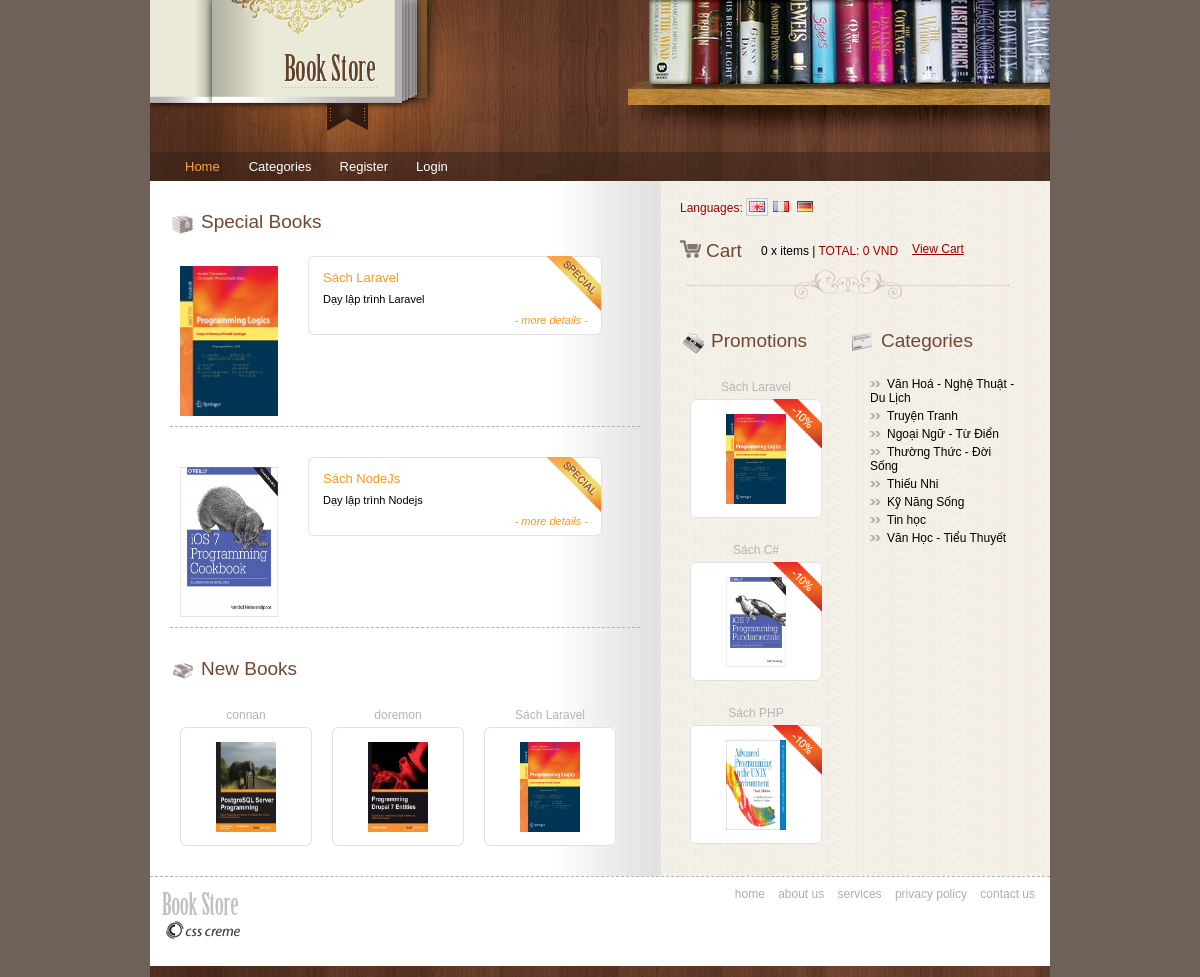
The page / on the database its author committed.
### tables this page shows
CREATE TABLE IF NOT EXISTS `book` (
  `id` int(11) NOT NULL AUTO_INCREMENT,
  `name` varchar(255) NOT NULL,
  `description` text,
  `price` decimal(10,0) NOT NULL,
  `special` tinyint(1) DEFAULT '0',
  `sale_off` int(3) DEFAULT '0',
  `picture` text,
  `created` date,
  `created_by` varchar(255) DEFAULT NULL,
  `modified` date,
  `modified_by` varchar(255) DEFAULT NULL,
  `status` tinyint(1) DEFAULT '0',
  `ordering` int(11) DEFAULT '10',
  `category_id` int(11) NOT NULL,
  PRIMARY KEY (`id`)
);

CREATE TABLE IF NOT EXISTS `category` (
  `id` int(11) NOT NULL AUTO_INCREMENT,
  `name` varchar(255) NOT NULL,
  `picture` text,
  `created` date,
  `created_by` varchar(255) DEFAULT NULL,
  `modified` date,
  `modified_by` varchar(255) DEFAULT NULL,
  `status` tinyint(1) DEFAULT '0',
  `ordering` int(11) DEFAULT '10',
  PRIMARY KEY (`id`)
);

### application/module/default/controllers/IndexController.php (called while the page is built, shortened)
<?php
    class IndexController extends Controller{
        public function indexAction()
        {
            $this->_view->_title = ' Book Store';
            $this->_view->SpecialsBooks = $this->_model->listItems($this->_arrParams, array('task' => 'books-special'));
            $this->_view->NewBooks = $this->_model->listItems($this->_arrParams, array('task' => 'books-new'));
            $this->_view->render('default','index/index');
        }
    }
?>

### index.php (called while the page is built, shortened)
<?php
require_once('libs/Boostrap.php');
require_once('libs/Controller.php');
require_once('libs/Model.php');
require_once('libs/Template.php');
require_once('libs/URL.php');
$boostrap = new Boostrap();

### libs/Template.php (called while the page is built, shortened)
<?php
    class Template{
        private $_fileConfig;
        private $_folderTemplate;
        private $_controller;
        public function __construct($controller)
        {
            $this->_controller = $controller;
        }
        public function load(){
             $fileConfig 	= $this->getFileConfig();
             $folderTemplate = $this->getFolderTemplate();
            $pathFileConfig	= TEMPLATE_PATH . $folderTemplate . $fileConfig;
            if(file_exists($pathFileConfig))
            {
                $arrConfig = parse_ini_file($pathFileConfig);
                $view = $this->_controller->_view;
                $view->_dirImg = TEMPLATE_URL . $this->_folderTemplate . $arrConfig['dirImg'];
            }
        }
        public function setFileConfig($value = 'template.ini'){
            $this->_fileConfig = $value;
        }
        public function getFileConfig(){
            return $this->_fileConfig;
        }
        public function setFolderTemplate($value = 'default/main/'){
            $this->_folderTemplate = $value;
        }
        public function getFolderTemplate(){
            return $this->_folderTemplate;
        }
    }
?>

### libs/Model.php (called while the page is built, shortened)
<?php
    class Model{
    protected $connect;
    protected $database;
    protected $resultQuery;
    public function __construct($params=null)
    {
        if($params==null)
        {
            $params['server'] = DB_HOST;
            $params['username'] = DB_USER;
            $params['password'] = DB_PASS;
            $params['database'] = DB_NAME;
            $params['table'] = DB_TABLE;
        }
        $link = mysqli_connect($params['server'],$params['username'],$params['password']);
        if(!$link)
        {
            die('Failed connect: '.mysqli_errno(mysqli_connect($params['server'],$params['username'],$params['password'])) );
        }
        else{
            $this->connect = $link;
            $this->database = $params['database'];
        }
    }
    public function setDatabase($database = null)
    {
        mysqli_select_db($this->connect,$this->database);
    }
    public function select($resultQuery=null)
    {
        $result = array();
        $resultQuery = ($resultQuery==null) ? $this->resultQuery : mysqli_query($this->connect,$resultQuery);
        if(mysqli_num_rows($resultQuery)>0){
            while($row = mysqli_fetch_assoc($resultQuery))
            {
                $result[] = $row;
            }
        }
        return $result;
    }
}
?>

### application/module/default/models/IndexModel.php (called while the page is built, shortened)
<?php
    class IndexModel extends Model{
        public function listItems($arrParam, $option = null)
        {
            if($option['task'] == 'books-special')
            {
                $query[] = "SELECT `id`, `name`, `picture`, `description`";
                $query[] = "FROM `".TBL_BOOK."`";
                $query[] = "Where `status` = 1 AND `special` = '1'" ;
                $query[] = "ORDER BY `id` DESC";
                $query[] = "LIMIT 0,2";
                $query = implode(" ",$query);
                $result = $this->select($query);
                return $result;
            }
            if($option['task'] == 'books-new')
            {
                $query[] = "SELECT `id`, `name`, `picture`";
                $query[] = "FROM `".TBL_BOOK."`";
                $query[] = "Where `status` = 1" ;
                $query[] = "ORDER BY `id` DESC";
                $query[] = "LIMIT 0,3";
                $query = implode(" ",$query);
                $result = $this->select($query);
                return $result;
            }
        }
    }
?>

### libs/URL.php (called while the page is built, shortened)
<?php
    class URL{
        public static function createLink($module, $controller, $action, $params = null)
        {
            $linkParams = '';
            if(!empty($params))
            {
                foreach($params as $key=>$value)
                {
                    $linkParams .= "&$key=$value";
                }
            }
            $url= 'index.php?module='.$module.'&controller='.$controller.'&action='.$action. $linkParams;
            return $url;
        }
    }
?>

### application/module/default/views/index/index.php (the view)
<div class="title">
    <span class="title_icon">
        <img src="<?php echo $imageURL; ?>/bullet1.gif" alt="" title="" />
    </span>Special Books
</div>
<?php
$xhtml ='';
if(!empty($this->SpecialsBooks))
{
    foreach($this->SpecialsBooks as $key => $value)
    {
        $id = $value['id'];
        $link= URL::createLink('default','book','details',array('book_id' => $id));
        $name = $value['name'];
        $description = substr($value['description'], 0 ,50);
        $picturePath = UPLOAD_PATH. 'book' . DS . $value['picture'];
        if(file_exists($picturePath) == true)
        {
            $picture = '<img width="98px" height="150px" class="thumb" src="'.UPLOAD_URL. 'book' . DS . $value['picture']  .'">';
        }
        else{
            $picture = '<img width="98px" height="150px" class="thumb" src="'.UPLOAD_URL. 'book' . DS . 'default.jpg'  .'" >';
        }
        $xhtml .= '<div class="feat_prod_box">
                        <div class="prod_img"><a href="'.$link.'">'.$picture.'</a></div>
                        <div class="prod_det_box">
                            <span class="special_icon"><img src="'.$imageURL.'/special_icon.gif" alt="" title="" /></span>
                            <div class="box_top"></div>
                            <div class="box_center">
                            <div class="prod_title">'.$name.'</div>
                            <p class="details">'.$description.'</p>
                            <a href="'.$link.'" class="more">- more details -</a>
                            <div class="clear"></div>
                            </div>
                            <div class="box_bottom"></div>
                        </div>
                    <div class="clear"></div>
                    </div>';
    }
    echo $xhtml;
}
?>
<div class="title">
    <span class="title_icon">
        <img src="<?php echo $imageURL; ?>/bullet2.gif" alt="" title="" />
    </span>New Books
</div>
<?php
$xhtmlNewBooks ='';
if(!empty($this->NewBooks))
{
    foreach($this->NewBooks as $key => $value)
    {
        $id = $value['id'];
        $link= URL::createLink('default','book','details',array('book_id' => $id));
        $name = $value['name'];
        $picturePath = UPLOAD_PATH. 'book' . DS . $value['picture'];
        if(file_exists($picturePath) == true)
        {
            $picture = '<img width="60px" height="90px" class="thumb" src="'.UPLOAD_URL. 'book' . DS . $value['picture']  .'">';
        }
        else{
            $picture = '<img width="60px" height="90px" class="thumb" src="'.UPLOAD_URL. 'book' . DS . 'default.jpg'  .'" >';
        }
        $xhtmlNewBooks .= '<div class="new_prod_box">
                                <a href="'.$link.'">'.$name.'</a>
                                <div class="new_prod_bg">
                                    <a href="'.$link.'">'.$picture.'</a>
                                </div>
                            </div>';
    }
}
?>
<div class="new_products">
    <?php echo $xhtmlNewBooks; ?>
 </div>

### application/block/promotion.php
<?php
   $model = new Model();
   $query2[] = "SELECT `id`, `name`, `picture`";
   $query2[] = "FROM `".TBL_BOOK."`";
   $query2[] = "Where `status` = 1 AND `sale_off` > 0" ;
   $query2[] = "ORDER BY `id` DESC";
   $query2[] = "LIMIT 0,3";
   $query2 = implode(" ",$query2);
   $listBook = $model->select($query2);
   $xhtml = '';
   if(!empty($listBook))
   {
      foreach($listBook as $key => $value)
      {
         $id = $value['id'];
         $link= URL::createLink('default','book','details',array('book_id' => $id));
         $name = $value['name'];
        $picturePath = UPLOAD_PATH. 'book' . DS . $value['picture'];
        if(file_exists($picturePath) == true)
        {
            $picture = '<img width="60px" height="90px" class="thumb" src="'.UPLOAD_URL. 'book' . DS . $value['picture']  .'">';
        }
        else{
            $picture = '<img width="60px" height="90px" class="thumb" src="'.UPLOAD_URL. 'book' . DS . 'default.jpg'  .'" >';
        }
         $xhtml .= '<div class="new_prod_box">
                        <a href="'.$link.'">'.$name.'</a>
                        <div class="new_prod_bg">
                            <span class="new_icon"><img src="'.$imageURL.'/promo_icon.gif" alt="" title="" /></span>
                            <a href="'.$link.'">'.$picture.'</a>
                        </div>
                    </div>';
      }
   }
?>
<div class="right_box">
    <div class="title">
        <span class="title_icon">
            <img src="<?php echo $imageURL; ?>/bullet4.gif" alt="" title="" />
        </span>Promotions
    </div>
    <?php echo $xhtml; ?>
  </div>

### application/block/category.php
<?php
   $model = new Model();
   $query[] = "SELECT `id`, `name`";
   $query[] = "FROM `".TBL_CATEGORY."`";
   $query[] = "Where `status` = 1" ;
   $query[] = "ORDER BY `id` DESC";
   $query = implode(" ",$query);
   $listCategory = $model->select($query);
   if(empty($this->arrParam['category_id']))
   {
      $cateID =0;
   }
   else{
      $cateID = $this->arrParam['category_id'];
   }
   $xhtml = '';
   if(!empty($listCategory))
   {
      foreach($listCategory as $key => $value)
      {
         $id = $value['id'];
         $link = URL::createLink('default','book','list',array('category_id' => $id));;
         $name = $value['name'];
         if($id == $cateID)
         {
            $xhtml .= '<li><a class="active" href="'.$link.'">'.$name.'</a></li>';
         }
         else
         {
            $xhtml .= '<li><a href="'.$link.'">'.$name.'</a></li>';
         }
      }
   }
?>
<div class="right_box">
   <div class="title">
      <span class="title_icon">
         <img src="<?php echo $imageURL; ?>/bullet5.gif" alt="" title="" /></span>Categories
   </div>
      <ul class="list">
         <?php echo $xhtml; ?>
      </ul>
</div>

### rows shown on the page
book: picture (picture), name "Sách Laravel", description "Dạy lập trình Laravel"
book: picture (picture), name "Sách NodeJs", description "Dạy lập trình Nodejs"
book: name "connan", picture (picture)
book: name "doremon", picture (picture)
book: name "Sách C#", picture (picture)
book: name "Sách PHP", picture (picture)
category: name "Văn Hoá - Nghệ Thuật - Du Lịch"
category: name "Truyện Tranh"
category: name "Ngoại Ngữ - Từ Điển"
category: name "Thường Thức - Đời Sống"
category: name "Thiếu Nhi"
category: name "Kỹ Năng Sống"
category: name "Tin học"
category: name "Văn Học - Tiểu Thuyết"

### other values the page prints
$totalItems "0"
$totalPrices "0"
